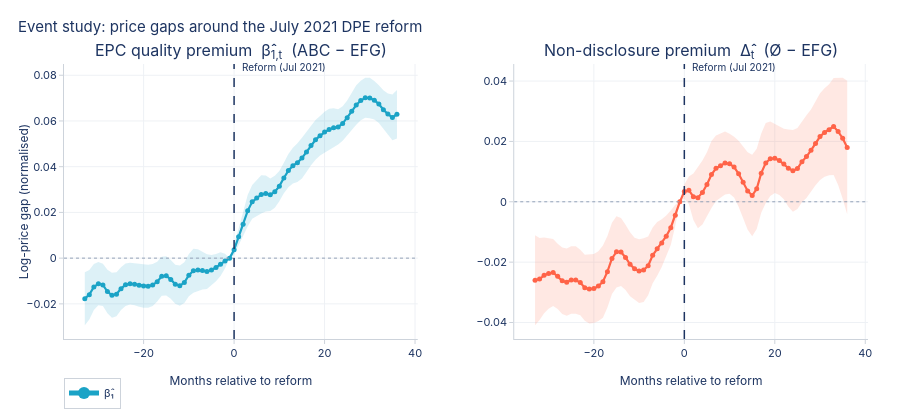

The cell this chart's notebook holds for it:
### Code cell
# Event study time series: aggregate price gaps around the reform
fig = chart_event_study_ts(es_ts)
fig.show()

### Figure 1 — Plotly figure (JSON) as saved in the notebook; plotly's stock layout.template omitted (floating-point values rounded to 4 significant figures; data arrays with more than 128 entries replaced by an {"elided": "..."} marker saying what was removed)
{"data": [{"fill": "toself", "fillcolor": "rgba(27,163,198,0.15)", "hoverinfo": "skip", "line": {"width": 0}, "name": "β̂₁ 95% CI", "showlegend": false, "type": "scatter", "x": {"elided": "140 int values"}, "xaxis": "x", "y": {"elided": "140 float values"}, "yaxis": "y"}, {"hovertemplate": "k = %{x}<br>β̂₁ = %{y:.4f}<br>95% CI ± <extra></extra>", "legendgroup": "β̂₁", "line": {"color": "#1BA3C6", "width": 2.2}, "marker": {"color": "#1BA3C6", "size": 5}, "mode": "lines+markers", "name": "β̂₁", "showlegend": true, "type": "scatter", "x": [-33, -32, -31, -30, -29, -28, -27, -26, -25, -24, -23, -22, -21, -20, -19, -18, -17, -16, -15, -14, -13, -12, -11, -10, -9, -8, -7, -6, -5, -4, -3, -2, -1, 0, 1, 2, 3, 4, 5, 6, 7, 8, 9, 10, 11, 12, 13, 14, 15, 16, 17, 18, 19, 20, 21, 22, 23, 24, 25, 26, 27, 28, 29, 30, 31, 32, 33, 34, 35, 36], "xaxis": "x", "y": [-0.01773, -0.01597, -0.01264, -0.01117, -0.0117, -0.01459, -0.01624, -0.01579, -0.01333, -0.01165, -0.01116, -0.01141, -0.01183, -0.01221, -0.01227, -0.01176, -0.01029, -0.007914, -0.00775, -0.009297, -0.01139, -0.01202, -0.01068, -0.007448, -0.005496, -0.005194, -0.005424, -0.005875, -0.005196, -0.004131, -0.002619, -0.001265, 0.0, 0.003673, 0.009312, 0.01481, 0.0207, 0.02461, 0.02628, 0.02787, 0.02823, 0.02774, 0.02901, 0.0315, 0.03506, 0.0383, 0.04046, 0.04176, 0.04378, 0.04638, 0.04925, 0.05175, 0.05359, 0.05512, 0.0563, 0.05703, 0.0574, 0.05887, 0.06138, 0.06421, 0.06698, 0.06895, 0.07013, 0.07004, 0.06906, 0.06738, 0.06493, 0.063, 0.06153, 0.06294], "yaxis": "y"}, {"fill": "toself", "fillcolor": "rgba(255,99,72,0.15)", "hoverinfo": "skip", "line": {"width": 0}, "name": "Δ̂ 95% CI", "showlegend": false, "type": "scatter", "x": {"elided": "140 int values"}, "xaxis": "x2", "y": {"elided": "140 float values"}, "yaxis": "y2"}, {"hovertemplate": "k = %{x}<br>Δ̂ = %{y:.4f}<br>95% CI ± <extra></extra>", "legendgroup": "Δ̂", "line": {"color": "#FF6348", "width": 2.2}, "marker": {"color": "#FF6348", "size": 5}, "mode": "lines+markers", "name": "Δ̂", "showlegend": false, "type": "scatter", "x": [-33, -32, -31, -30, -29, -28, -27, -26, -25, -24, -23, -22, -21, -20, -19, -18, -17, -16, -15, -14, -13, -12, -11, -10, -9, -8, -7, -6, -5, -4, -3, -2, -1, 0, 1, 2, 3, 4, 5, 6, 7, 8, 9, 10, 11, 12, 13, 14, 15, 16, 17, 18, 19, 20, 21, 22, 23, 24, 25, 26, 27, 28, 29, 30, 31, 32, 33, 34, 35, 36], "xaxis": "x2", "y": [-0.02601, -0.02558, -0.02438, -0.02375, -0.02343, -0.0247, -0.02615, -0.02662, -0.0259, -0.02593, -0.02675, -0.02846, -0.02891, -0.02875, -0.02794, -0.02648, -0.02316, -0.01875, -0.01658, -0.01666, -0.01845, -0.02071, -0.02221, -0.02296, -0.02263, -0.02121, -0.01774, -0.01559, -0.01367, -0.0114, -0.008594, -0.004465, 0.0, 0.003375, 0.003837, 0.001688, 0.001371, 0.003083, 0.005749, 0.00903, 0.01111, 0.01196, 0.01281, 0.01261, 0.01149, 0.009291, 0.006485, 0.003591, 0.002082, 0.004311, 0.009483, 0.01288, 0.01427, 0.0144, 0.01372, 0.01255, 0.01112, 0.01027, 0.01102, 0.01328, 0.01496, 0.01704, 0.01933, 0.02162, 0.02299, 0.02385, 0.02495, 0.02327, 0.02105, 0.01798], "yaxis": "y2"}], "layout": {"annotations": [{"font": {"size": 16}, "showarrow": false, "text": "EPC quality premium  β̂<sub>1,t</sub>  (ABC − EFG)", "x": 0.22, "xanchor": "center", "xref": "paper", "y": 1.0, "yanchor": "bottom", "yref": "paper"}, {"font": {"size": 16}, "showarrow": false, "text": "Non-disclosure premium  Δ̂<sub>t</sub>  (Ø − EFG)", "x": 0.78, "xanchor": "center", "xref": "paper", "y": 1.0, "yanchor": "bottom", "yref": "paper"}, {"font": {"color": "#1D3461", "size": 10}, "showarrow": false, "text": "Reform (Jul 2021)", "x": 0, "xanchor": "left", "xref": "x", "xshift": 6, "y": 1.02, "yref": "paper"}, {"font": {"color": "#1D3461", "size": 10}, "showarrow": false, "text": "Reform (Jul 2021)", "x": 0, "xanchor": "left", "xref": "x2", "xshift": 6, "y": 1.02, "yref": "paper"}], "height": 420, "legend": {"orientation": "h", "x": 0, "y": -0.14}, "shapes": [{"line": {"color": "#94A3B8", "dash": "dot", "width": 1}, "type": "line", "x0": 0, "x1": 1, "xref": "x domain", "y0": 0, "y1": 0, "yref": "y"}, {"line": {"color": "#1D3461", "dash": "dash", "width": 1.5}, "type": "line", "x0": 0, "x1": 0, "xref": "x", "y0": 0, "y1": 1, "yref": "y domain"}, {"line": {"color": "#94A3B8", "dash": "dot", "width": 1}, "type": "line", "x0": 0, "x1": 1, "xref": "x2 domain", "y0": 0, "y1": 0, "yref": "y2"}, {"line": {"color": "#1D3461", "dash": "dash", "width": 1.5}, "type": "line", "x0": 0, "x1": 0, "xref": "x2", "y0": 0, "y1": 1, "yref": "y2 domain"}], "title": {"text": "Event study: price gaps around the July 2021 DPE reform"}, "xaxis": {"anchor": "y", "domain": [0.0, 0.44], "title": {"text": "Months relative to reform"}}, "xaxis2": {"anchor": "y2", "domain": [0.56, 1.0], "title": {"text": "Months relative to reform"}}, "yaxis": {"anchor": "x", "domain": [0.0, 1.0], "title": {"text": "Log-price gap (normalised)"}}, "yaxis2": {"anchor": "x2", "domain": [0.0, 1.0]}}}
